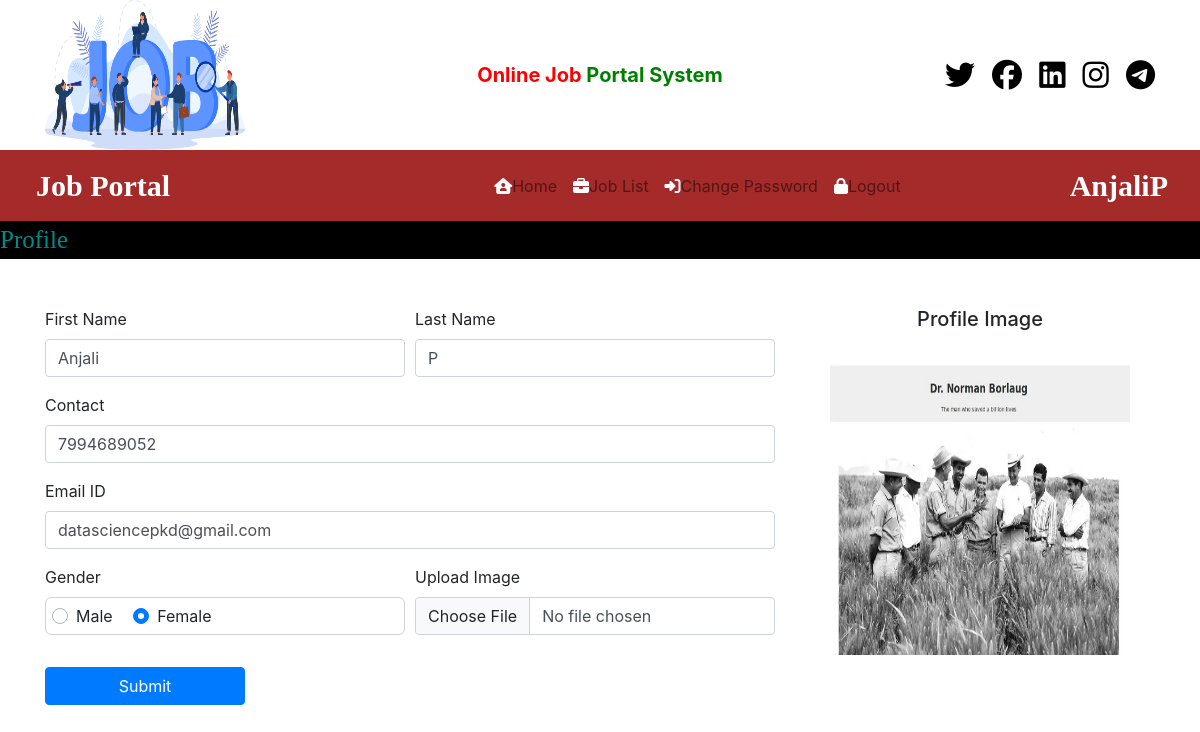
The app's page /user_home/ (signed in) with its own data.
### JobportalApp/models.py (models this page shows, shortened)
class StudentUser(models.Model):
    user = models.ForeignKey(User, on_delete=models.CASCADE)
    mobile = models.CharField(max_length=15, null=True)
    image = models.FileField(null=True)
    gender = models.CharField(max_length=10, null=True)
    type = models.CharField(max_length=15, null=True)

### JobportalApp/views.py (the view, shortened to what this page needs)
# urls.py: path('user_home/', views.user_home, name='user_home'),
def user_home(request):
    if not request.user.is_authenticated:
        return redirect('user_login')
    user = request.user
    student = StudentUser.objects.get(user=user)
    error = ""
    context = {'student': student, 'error': error}
    return render(request, "user_home.html", context)

### templates/user_home.html (shortened to what this page needs)
{% load static %}
{% block body %}
{% include 'user_navigation.html' %}
<marquee style="font-family: Monotype Corsiva; font-size:25px; color:darkcyan; background-color:black;">
    Profile
</marquee>
<div class="container mt-5">
    <div class="row">
        <div class="col-md-8">
            <form method="POST" enctype="multipart/form-data" name="signup" onsubmit="return checkpass();">
                <div class="form-row">
                    <div class="form-group col-md-6">
                        <label for="fname">First Name</label>
                        <input type="text" class="form-control" id="fname" name="fname" value="{{student.user.first_name}}" required>
                    </div>
                    <div class="form-group col-md-6">
                        <label for="lname">Last Name</label>
                        <input type="text" class="form-control" id="lname" name="lname" value="{{student.user.last_name}}" required>
                    </div>
                </div>
                <div class="form-row">
                    <div class="form-group col-md-12">
                        <label for="contact">Contact</label>
                        <input type="number" class="form-control" id="contact" name="contact" value="{{student.mobile}}" required>
                    </div>
                </div>
                <div class="form-row">
                    <div class="form-group col-md-12">
                        <label for="email">Email ID</label>
                        <input type="email" class="form-control" id="email" name="email" value="{{student.user.username}}" required>
                    </div>
                </div>
                <div class="form-row">
                    <div class="form-group col-md-6">
                        <label>Gender</label>
                        <div style="border:1px solid lightgrey; padding:6px; border-radius:6px;">
                            <div class="custom-control custom-radio custom-control-inline">
                                <label class="custom-control-label" for="customRadioInline1">Male</label>
                            </div>
                            <div class="custom-control custom-radio custom-control-inline">
                                <label class="custom-control-label" for="customRadioInline2">Female</label>
                            </div>
                        </div>
                    </div>
                    <div class="form-group col-md-6">
                        <label for="image">Upload Image</label>
                        <input type="file" class="form-control" id="image" name="image">
                    </div>
                </div>
                <input type="submit" value="Submit" class="btn btn-primary my-3" style="width:200px">
            </form>
        </div>
        <div class="col-md-4 text-center">
            <h5 class="mb-4">Profile Image</h5>
            {% if student.image %}
            <img src="{{ student.image.url }}" class="img-fluid" alt="Profile Image" style="max-width: 300px; height:300px">
            {% else %}
            <p>No image uploaded</p>
            {% endif %}
        </div>
    </div>
</div>
{% endblock body %}

### templates/user_navigation.html (shortened to what this page needs)
<!DOCTYPE html>
<html lang="en">
<head>
    {% load static %}
    <link href="https://cdn.jsdelivr.net/npm/bootstrap@5.3.2/dist/css/bootstrap.min.css" rel="stylesheet">
    <link rel="stylesheet" href="https://cdnjs.cloudflare.com/ajax/libs/font-awesome/6.6.0/css/all.min.css"
 />
    <link href="https://cdn.jsdelivr.net/npm/bootstrap@4.6.2/dist/css/bootstrap.min.css" rel="stylesheet">
</head>
<body>
<div class="container">
    <div class="row align-items-center">
        <div class="col-sm-4">
            <img src="{% static 'images/job_portal_icon.png' %}" width="200px" height="150px" alt="" srcset="">
        </div>
        <div class="col-sm-4 text-center">
            <span style="font-weight:bold; font-size:20px">
                <span style="color:red">Online Job </span>
                <span style="color:green">Portal System</span>
            </span>
        </div>
        <div class="col-sm-4" style="text-align:right">
            <span style="font-weight:bold; font-size:30px;">
                <i class="fa-brands fa-twitter" style="color: #000000; padding-left:10px;"></i>
                <i class="fa-brands fa-facebook" style="color: #000000; padding-left:10px;"></i>
                <i class="fa-brands fa-linkedin" style="color: #000000; padding-left:10px;"></i>
                <i class="fa-brands fa-instagram" style="color: #000000; padding-left:10px;"></i>
                <i class="fa-brands fa-telegram" style="color: #000000; padding-left:10px;"></i>
            </span>
        </div>
    </div>
</div>
<nav class="navbar navbar-expand-lg navbar-light" style="background-color: brown">
  <div class="container-fluid">
    <a class="navbar-brand text-white" style="padding-left:5px; font-weight: bold; font-family: monotype corsiva; font-size:30px;" href="#">Job Portal</a>
    <div class="collapse navbar-collapse" id="navbarNav">
      <ul class="navbar-nav">
        <li class="nav-item">
          <a class="nav-link" style="margin-left:300px;" aria-current="page" href="{% url 'user_home' %}"><i class="fa-solid fa-house-user" style="color: #ffffff;"></i>Home</a>
        </li>
        <li class="nav-item">
          <a class="nav-link" href="{% url 'user_latestjobs' %}"><i class="fa-solid fa-briefcase" style="color: #ffffff;"></i>Job List</a>
        </li>
        <li class="nav-item">
          <a class="nav-link" href="{% url 'change_passworduser' %}"><i class="fa-solid fa-right-to-bracket" style="color: #ffffff;"></i>Change Password</a>
        </li>
          <li class="nav-item">
          <a class="nav-link" href="{% url 'user_logout' %}"><i class="fa-solid fa-lock" style="color: #ffffff;"></i>Logout</a>
        </li>
      </ul>
    </div>
  </div>
    <a class="navbar-brand text-white" style="padding-left:5px; font-weight: bold; font-family: monotype corsiva; font-size:30px;" href="#">{{ request.user.first_name }}{{ request.user.last_name }}</a>
</nav>
</body>
</html>

### templates/user_navigation.html (style rules this page uses)
.nav-link { color:white; }

### records on screen
StudentUser: fname "Anjali", lname "P", contact "7994689052", email "datasciencepkd@gmail.com", image (picture)

### other values on screen
{{ request.user.first_name }} "Anjali"
{{ request.user.last_name }} "P"
